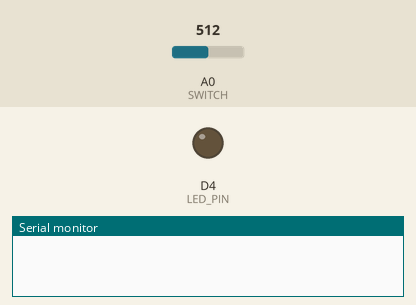
This sketch was run on a simulated ESP8266 (Wemos D1 mini). Shown: output pins drawn as LEDs (lit = HIGH), the last lines printed to the serial monitor. The test bench sets the inputs (shaded band); at power-on: A0 (SWITCH) = 512. WiFi joins after 1.5 s; servers stay silent unless stated; the local clock reads 2024-03-15 10:24:30 at power-on unless the sketch sets it; pins used as bus, display or sensor lines are not drawn.

Above: at 0.1 s.
At 3.9 s:
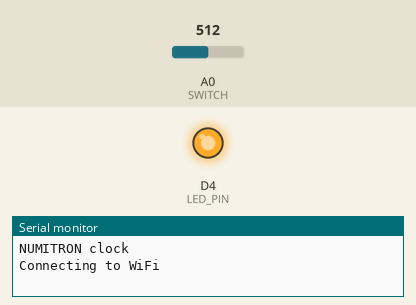
4.0 s: A0 (SWITCH) set to 240
Timing chart, 0 to 7.0 s (numbered marks = the images above; inputs shaded):
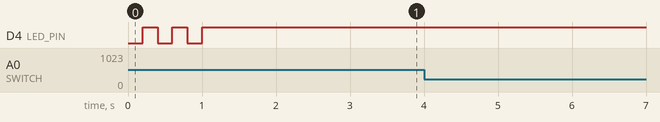

The sketch:

Numitron_clock.ino
```cpp
// (licence header left out)
#include "SPI.h"
#include <ezTime.h>                              // https://github.com/ropg/ezTime
#include <WiFiManager.h>                         // https://github.com/tzapu/WiFiManager
#include <ESP8266WiFi.h>                         // use this WiFi lib for ESP8266

#define OE                      D3               // TLC916 output enable, active low
#define LED_PIN                 D4               // built-in LED on GPIO 2
#define SCK                     D5               // SPI clock on GPIO 14
#define MOSI                    D7               // SPI data on GPIO 13
#define LATCH                   D8               // TLC5916 data latch on GPIO 15
#define SWITCH                  A0               // user pushbutton

#define TITLE              "NUMITRON clock"
#define NTP_SERVER         "pool.ntp.org"        // time.nist.gov, pool.ntp.org, etc
#define TZ_RULE            "EST5EDT,M3.2.0/2:00:00,M11.1.0/2:00:00"

#define DEBUGLEVEL            INFO               // NONE, ERROR, INFO, or DEBUG
#define PRINTED_TIME             2               // 0=NONE, 1=UTC, or 2=LOCAL
#define TIME_FORMAT         COOKIE               // COOKIE, ISO8601, RFC822, RFC850, RFC3339, RSS
#define BAUDRATE            115200               // serial output baudrate
#define LOCAL_FORMAT_12HR     true               // local time format 12hr "11:34" vs 24hr "23:34"
#define UTC_FORMAT_12HR      false               // UTC time format 12 hr "11:34" vs 24hr "23:34"
#define HOUR_LEADING_ZERO    false               // "01:00" vs " 1:00" (only applies to 12hr mode)
#define BRIGHTNESS_LEVEL        10               // 0=off, 1=very dim, ..., 10=full brightness


// ============ GLOBAL VARIABLES =====================================================

Timezone local;                                  // local timezone variable
WiFiManager wifiManager;                         // Manager only used in this routine
bool useLocalTime  = true;                       // start clock in local time
byte tube[6];                                    // scratchpad memory for display tubes 0-5

const char knownChars[] =                        // chars that can be shown on a 7-segment display
  "0123456789AbCcdEFGHhIiJLlNnOoPqrStUuyZ _-=?[]'\"*";

// the following array defines which Numitron display segments are lit for a given character.
// Each bit corresponds an individual segment in the order "dcagxfeb", MSB to LSB.
// For example, the value "0b10000000" specifies that segment "d" is lit.  This is the bottom segment
// of the display and therefore generates the underscore character.  The character order of this array
// follows the "knownChars" string, specified avove.

const byte segData[] = {
//   dcagxfeb   7-segment map, with x as decimal point
   0b11100111,  // 0
   0b01000001,  // 1
   0b10110011,  // 2
   0b11110001,  // 3
   0b01010101,  // 4
   0b11110100,  // 5
   0b11110110,  // 6
   0b01100001,  // 7
   0b11110111,  // 8
   0b11110101,  // 9
   0b01110111,  // A
   0b11010110,  // b
   0b10100110,  // C
   0b10010010,  // c
   0b11010011,  // d
   0b10110110,  // E
   0b00110110,  // F
   0b11100110,  // G
   0b01010111,  // H
   0b01010110,  // h
   0b00000110,  // I
   0b01000000,  // i
   0b11000001,  // J
   0b10000110,  // L
   0b10000010,  // l
   0b01100111,  // N
   0b01010010,  // n
   0b11100111,  // O
   0b11010010,  // o
   0b00110111,  // P
   0b01110101,  // q
   0b00010010,  // r
   0b11110100,  // S
   0b10010110,  // t
   0b11000111,  // U
   0b11000010,  // u
   0b11010101,  // y
   0b10110011,  // Z
   0b00000000,  // (space)
   0b10000000,  // _
   0b00010000,  // -
   0b10010000,  // =
   0b00110011,  // ?
   0b10100110,  // [
   0b11100001,  // ]
   0b00000100,  // '
   0b00000101,  // "
   0b00110101,  // * (degree)
   0b00000000   // (not found)
};


// ============ DISPLAY ROUTINES =====================================================

byte alpha(char c) {                             // return segment data for given character
  int i = 0;                                     // character search index
  while ((i<strlen(knownChars)) &&               // search all known characters for c
    (c!=knownChars[i]))                          // compare c with each known character.
    i++;                                         // no match, so look at next character
  return segData[i];                             // when match found, return its segment data
}

void writeDisplay() {
  for (int i=6; i>=0; --i)                       // update digits 0-5 in reverse order
    SPI.transfer(tube[i]);                       // send data to display via SPI, 1 byte/digit
  digitalWrite(LATCH,HIGH);                      // latch it on upgoing pulse
  digitalWrite(LATCH,LOW);                       // complete latch pulse
}

void enableDisplay(bool on=true) {               // false = display disabled (off)
  digitalWrite(OE,on?0:1);                       // OE = TLC5916 output enable, active low
}

void setBrightness(int level=10) {               // scale: 0=off, 10=full brightness
  const byte data[] = {255, 172, 160, 140,
    120,100, 80, 60, 40, 20, 0};
  if ((level>=0)&&(level<=10))                   // keep array index in bounds
    analogWrite(OE,data[level]);                 // do PWM on the OE pin
}

bool mode12h() {                                 // return true is clock is in 12-hr mode
  return (useLocalTime && LOCAL_FORMAT_12HR)     // 12-hr format for local time
  || (!useLocalTime && UTC_FORMAT_12HR);         // 12-hr format for UTC time
}

void showTime(time_t t) {                        // display time as "HH MM SS"
  int h = hour(t);                               // get hours, minutes, and seconds
  int m = minute(t);
  int s = second(t);
  if (mode12h()) {                               // if using 12-hour format:
    if (h==0) h=12;                              // 00:00 becomes 12:00
    if (h>12) h-=12;                             // 13:00 becomes 01:00
  }
  if ((h<10) && !HOUR_LEADING_ZERO               // suppress a leading zero?
  && mode12h())                                  // (only in 12hr mode)
    tube[0] = 0;                                 // yes, blank it
  else tube[0] = segData[h/10];                  // hours 1st digit
  tube[1] = segData[h%10];                       // hours 2nd digit
  tube[2] = segData[m/10];                       // minutes 1st digit
  tube[3] = segData[m%10];                       // minutes 2nd digit
  tube[4] = segData[s/10];                       // seconds 1st digit
  tube[5] = segData[s%10];                       // seconds 2nd digit
  writeDisplay();                                // send data to display
}

void showDate(time_t t) {                        // display date as "MM DD YY"
  int m = month(t);                              // get months, days, and years
  int d = day(t);
  int y = year(t)-2000;                          // convert to 2-digit year (2023->23)
  tube[0] = segData[m/10];                       // months 1st digit
  tube[1] = segData[m%10];                       // months 2nd digit
  tube[2] = segData[d/10];                       // days 1st digit
  tube[3] = segData[d%10];                       // days 2nd digit
  tube[4] = segData[y/10];                       // minutes 1st digit
  tube[5] = segData[y%10];                       // minutes 2nd digit
  writeDisplay();                                // send data to display
}

void showString(const char *str) {
  for (int i=0; i<strlen(str); i++)              // for each character in string..
    tube[i] = alpha(str[i]);                     // get segment data for that character
  writeDisplay();                                // send data to display
}

void startupScreen() {
  if (switchPressed()) return;                   // bypass startup if switch is pressed
  for (int i=0; i<9; i++) {                      // count 0-8 on all digits
    for (int d=0; d<6; d++)                      // for each digit #0-#5
      tube[d] = segData[i];                     // set digit to the current count
    writeDisplay();                              // send data to display
    delay(150);                                  // wait for all segments to illuminate
  }
  for (int i=0; i<4; i++) {                      // flash 8 on all digits
    enableDisplay(false); delay(250);            // display disabled
    enableDisplay(true); delay(750);             // display enabled
  }
  delay(500);
  showString("brucE "); delay(2000);             // display "Bruce Hall"
  showString("  HALL"); delay(2000);
}


// ============ WiFi ROUTINES =====================================================

void APCallback (WiFiManager *myWiFiManager) {   // WiFi network cannot be accessed,
  showString("  CELL");                          // so notify user
}                                                // to enter good WiFi credentials

void wifiConnect() {
  Serial.println("Connecting to WiFi");
  if (switchPressed())                           // is user pressing reset switch?
    wifiManager.resetSettings();                 // if so, erase current WiFi credentials
  wifiManager.setAPCallback(APCallback);
  wifiManager.setConfigPortalTimeout(180);       // AP open 3 minutes to enter Wifi info
  wifiManager.setDebugOutput(false);             // dont print WiFi debug info
  if(!wifiManager.autoConnect(TITLE)) {          // create an access point for creds.
    showString("no nEt");                        // user didn't enter WiFi credentials
    delay(3000);                                 // allow time to close access point
    ESP.restart();                               // let's start again, shall we?
    delay(5000);
  }
}

void checkWiFi() {                               // periodically check WiFi status
  if (WiFi.status()!=WL_CONNECTED) {             // and reconnect when necessary
    showString("no nEt");                        // display network connectivity issue
    wifiConnect();                               // try to reconnect
  }
  delay(50);                                     // go too fast & you'll lose WiFi (bug)
}


// ============ MISC ROUTINES =====================================================

bool switchPressed() {
  return (analogRead(SWITCH)>250);               // check for voltage on switched pin
}

void updateDisplay() {
  static int t=0;
  if (t!=now()) {                                // are we in a new second yet?
    t = now();                                   // yes, so remember it
    if (useLocalTime) showTime(local.now());     // display time in local timezone
    else showTime(t);                            // display time  in UTC
    printTime();                                 // send time to serial monitor
    checkWiFi();                                 // periodically make sure WiFi is connected.
  }
}

void handleSwitch() {
  showString("  dAtE");                          // assume user wants to see the date
  delay(1000);                                   // allow user to release switch
  if (!switchPressed()) {                        // is switch still held down?
    if (useLocalTime) showDate(local.now());     // no, so show the date (local time)
    else showDate(now());                        //  vs. utc time
    delay(3000);                                 // ... for 3 seconds.
  } else {                                       // user held down the switch, so
    useLocalTime = !useLocalTime;                // toggle the utc/local time flag
    if (useLocalTime) showString(" LOCAL");      // and display flag value
    else showString("   UtC");
    delay(2000);
  }
}

void printTime() {                               // print time to serial port
  if (PRINTED_TIME==0) return;                   // option 0: dont print
  Serial.print("TIME: ");
  if (PRINTED_TIME==1)
    Serial.println(dateTime(TIME_FORMAT));       // option 1: print UTC time
  else
    Serial.println(local.dateTime(TIME_FORMAT)); // option 2: print local time
}

void blink(int count=1) {                        // diagnostic LED blink
  pinMode(LED_PIN,OUTPUT);                       // make sure pin is an output
  for (int i=0; i<count; i++) {                  // blink counter
    digitalWrite(LED_PIN,0);                     // turn LED on
    delay(200);                                  // for 0.2s
    digitalWrite(LED_PIN,1);                     // and then turn LED off
    delay(200);                                  // for 0.2s
  }
  pinMode(LED_PIN,INPUT);                        // works for both Vcc & Gnd LEDs.
}


// ============ MAIN PROGRAM ===================================================

void setup() {
  pinMode(OE, OUTPUT);                           // TLC5916 output enable pin
  pinMode(SWITCH, INPUT);                        // input for user pushbutton
  pinMode(LATCH, OUTPUT);                        // TLC5916 data latch
  pinMode(MOSI, OUTPUT);                         // SPI data output
  pinMode(SCK,  OUTPUT);                         // SPI clock output
  digitalWrite(LATCH,LOW);                       // start with latch pin low
  SPI.begin();                                   // using SPI for data transfer
  enableDisplay(false);                          // dont show garbage on power-up
  blink(3);                                      // show sketch is starting
  enableDisplay();                               // turn on Numitron display
  startupScreen();                               // display all segments to user
  setBrightness(BRIGHTNESS_LEVEL);               // adjust display brightness
  Serial.begin(BAUDRATE);                        // open serial port
  Serial.println(TITLE);
  setDebug(DEBUGLEVEL);                          // enable NTP debug info
  setServer(NTP_SERVER);                         // set NTP server
  setInterval(600);
  wifiConnect();                                 // establish WiFi connection
  local.setPosix(TZ_RULE);                       // estab. local TZ by rule
}

void loop() {
  events();                                      // get periodic NTP updates
  if (switchPressed()) handleSwitch();           // check for user switch presses
  updateDisplay();                               // update clock every second
}
```
